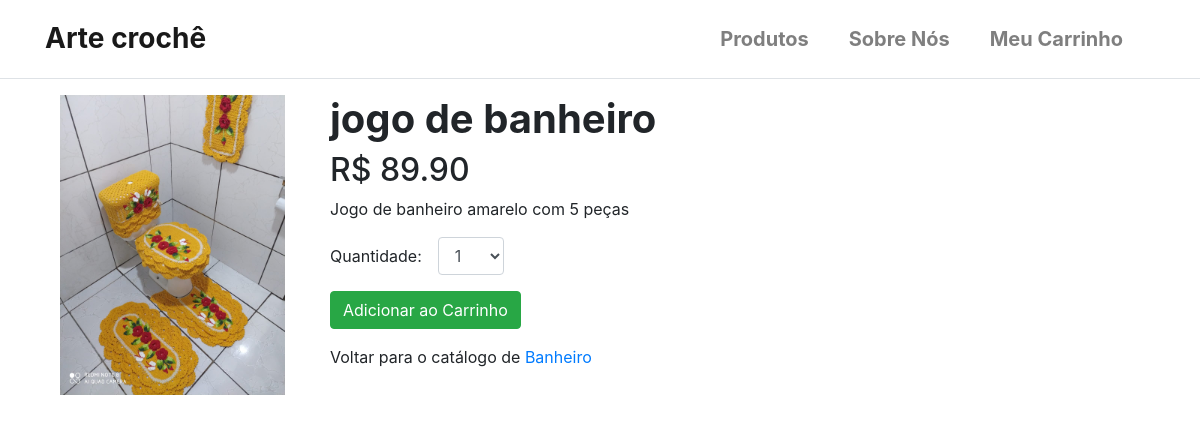
Page /products/jogo-de-banheiro-amarelo-2/ on the committed database.
### products/models.py (models this page shows, shortened)
class Product(TimeStampedModel):
    category = models.ForeignKey(
        Category, related_name="products", on_delete=models.CASCADE
    )
    name = models.CharField(max_length=255)
    slug = AutoSlugField(unique=True, always_update=False, populate_from="name")
    image = models.ImageField(upload_to="products/%Y/%m/%d", blank=True)
    description = models.TextField(blank=True)
    price = models.DecimalField(max_digits=10, decimal_places=2)
    is_available = models.BooleanField(default=True)
    objects = models.Manager()
    available = AvailableManager()
    class Meta:
        ordering = ("name",)

class Category(TimeStampedModel):
    name = models.CharField(max_length=255, unique=True)
    slug = AutoSlugField(unique=True, always_update=False, populate_from="name")
    class Meta:
        ordering = ("name",)
        verbose_name = "category"
        verbose_name_plural = "categories"
    def get_absolute_url(self):
        return reverse("products:list_by_category", kwargs={"slug": self.slug})

### products/views.py (the view)
# urls.py: path("<slug:slug>/", ProductDetailView.as_view(), name="detail"),
class ProductDetailView(DetailView):
    queryset = Product.available.all()
    extra_context = {"form": CartAddProductForm()}

### cart/forms.py
class CartAddProductForm(forms.Form):
    quantity = forms.TypedChoiceField(
        label="Quantidade", choices=PRODUCT_QUANTITY_CHOICES, coerce=int
    )
    override = forms.BooleanField(
        required=False, initial=False, widget=forms.HiddenInput
    )

### templates/products/product_detail.html (shortened to what this page needs)
{% extends 'base.html' %}
{% load static %}
{% load widget_tweaks %}
{% block content %}
<div class="container my-3">
    <div class="row">
        <div class="col-lg-3 mb-3 mb-lg-0">
            {% if product.image %}
            <img class="container-fluid" src="/media/{{product.image}}" alt="">
            {% else %}
            <img class="card-img-top" src="{% static 'images/no_image.jpg' %}" alt="">
            {% endif %}
        </div>
        <div class="col-lg-9">
            <h1 class="font-weight-bold">{{ product.name }}</h1>
            <h2>R$ {{ product.price }}</h2>
            <p>{{ product.description }}</p>
            <form class="form-group" action="{% url 'cart:add' product.id %}" method="post">
                <p class="form-inline">
                    {{ form.quantity.label_tag }}
                    {% render_field form.quantity class+="form-control ml-sm-3" %}
                </p>
                <input class="btn btn-success" type="submit" value="Adicionar ao Carrinho">
            </form>
            <p>
                Voltar para o catálogo de
                <a class="text-decoration-none" href="{{ product.category.get_absolute_url }}">
                    {{ product.category.name }}
                </a>
            </p>
        </div>
    </div>
</div>
{% endblock content %}

### static/css/style.css (style rules this page uses)
body { overflow-y: overlay !important; overflow-x: hidden; overflow-wrap: break-word }

### rows in the picture
Product: image (picture), name "jogo de banheiro", price "89.90", description "Jogo de banheiro amarelo com 5 peças", category.name "Banheiro"
